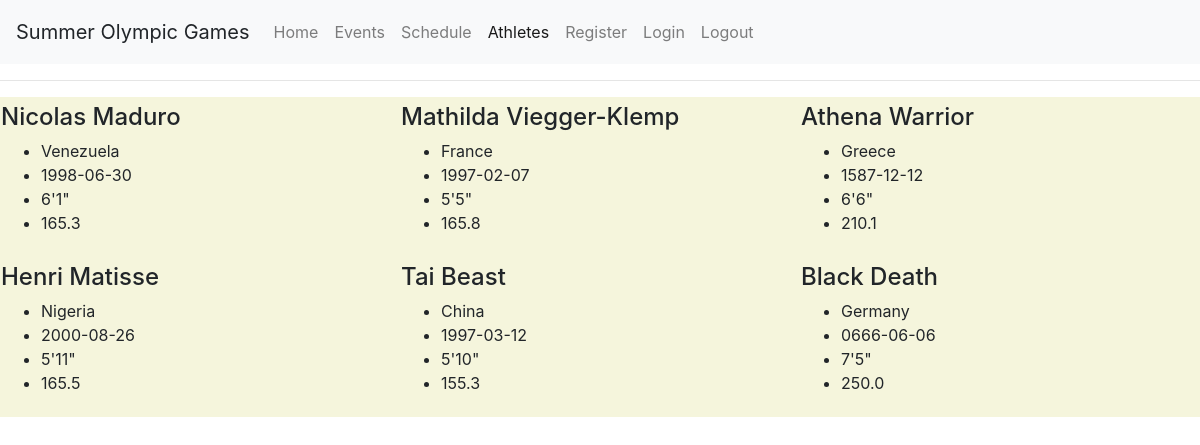
Screenshot of /athletePage.php with the database file from the repository.
### tables this page shows
CREATE TABLE IF NOT EXISTS athletes(
    id INT,
    country VARCHAR(30) NOT NULL,
    heightFeet INT(1),
    heightInch INT(2),
    wgt FLOAT(4,1),
    DOB DATE,  
    FOREIGN KEY (id) REFERENCES users(id) ON DELETE CASCADE,
    PRIMARY KEY (id)
);

CREATE TABLE IF NOT EXISTS users(
    id INT AUTO_INCREMENT,
    firstName VARCHAR(30) NOT NULL,
    lastName VARCHAR(30) NOT NULL,
    email VARCHAR(30) NOT NULL UNIQUE,
    password VARCHAR(64) NOT NULL,
    access VARCHAR(1) DEFAULT 'P',  
    phone VARCHAR(24),
    PRIMARY KEY (id)
);

### athletePage.php (the view, shortened to what this page needs)
<?php
require "header.php";
 ?>
<nav class="navbar navbar-expand-lg navbar-light bg-light">
  <a class="navbar-brand">Summer Olympic Games</a>
  <div class="collapse navbar-collapse" id="navbarNavAltMarkup">
    <div class="navbar-nav">
      <a class="nav-item nav-link" href="index.php">Home <span class="sr-only">(current)</span></a>
      <a class="nav-item nav-link" href="eventsPage.php">Events</a>
      <a class="nav-item nav-link" href="schedulePage.php">Schedule</a>
      <a class="nav-item nav-link active" href="athletePage.php">Athletes</a>
      <a class="nav-item nav-link" href="registerPage.php">Register</a>
      <a class="nav-item nav-link" href="loginPage.php">Login</a>
      <a class="nav-item nav-link" href="logout.php"> Logout</a>
    </div>
  </div>
</nav>
<div class="athletePage_container">
    <hr>
    <?php
    $query1 = "SELECT * FROM athletes INNER JOIN users ON athletes.id=users.id";
    echo "<table class=\"athletes\">";
    $query1_result = mysqli_query($mysqli, $query1);
    $counter = 1;
    echo"<tr>";
    while($row = mysqli_fetch_array($query1_result)) {
        echo "<td><h4>" . $row['firstName'] . " " . $row['lastName'] . "</h3><ul><li>" . $row['country'] . "</li><li>" .
            $row['DOB'] . "</li><li>" . $row['heightFeet'] ."'". $row['heightInch']."\""."</li><li>" . $row['wgt']  . "</ul></td>";
        if($counter % 3 == 0) {
            echo"</tr>";
            echo"<tr>";
        }
        $counter++;
    }
    echo"</tr>";
    echo "</table>"
    ?>
</div>

### header.php (shortened to what this page needs)
<!doctype html>
<html lang="en">
  <head>
     <link rel="stylesheet" type="text/css" href="ourStyle2.css">
     <link rel="stylesheet" href="https://maxcdn.bootstrapcdn.com/bootstrap/4.0.0/css/bootstrap.min.css"></head>
  </head>
  <body>

### ourStyle2.css (style rules this page uses)
body { margin: 0; padding: 0; background: white no-repeat center center fixed; -webkit-background-size: cover; -moz-background-size: cover; -o-background-size: cover; background-size: cover; }
nav { display: flex; justify-content: space-around; align-items: center; min-height: 8vh; background: transparent; }
.athletePage_container table { width: 100%; }
.athletePage_container td { background-color: beige; height: 10em; width: 12em; }

### rows the page displays
athletes: id.firstName "Nicolas", id.lastName "Maduro", country "Venezuela", DOB "1998-06-30", heightFeet "6", heightInch "1", wgt "165.3"
athletes: id.firstName "Mathilda", id.lastName "Viegger-Klemp", country "France", DOB "1997-02-07", heightFeet "5", heightInch "5", wgt "165.8"
athletes: id.firstName "Athena", id.lastName "Warrior", country "Greece", DOB "1587-12-12", heightFeet "6", heightInch "6", wgt "210.1"
athletes: id.firstName "Henri", id.lastName "Matisse", country "Nigeria", DOB "2000-08-26", heightFeet "5", heightInch "11", wgt "165.5"
athletes: id.firstName "Tai", id.lastName "Beast", country "China", DOB "1997-03-12", heightFeet "5", heightInch "10", wgt "155.3"
athletes: id.firstName "Black", id.lastName "Death", country "Germany", DOB "0666-06-06", heightFeet "7", heightInch "5", wgt "250.0"
